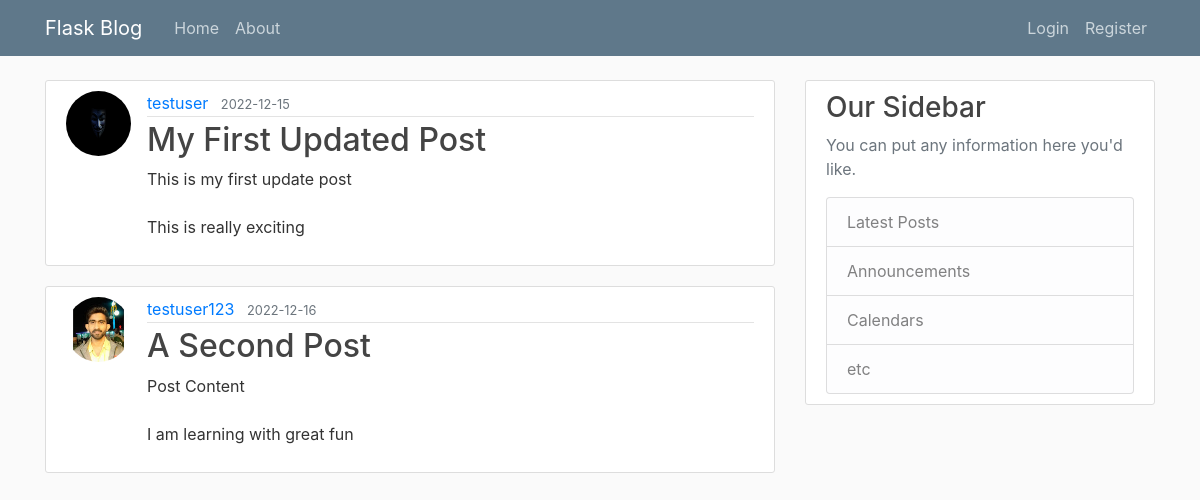
Page /home on the earlier database version.
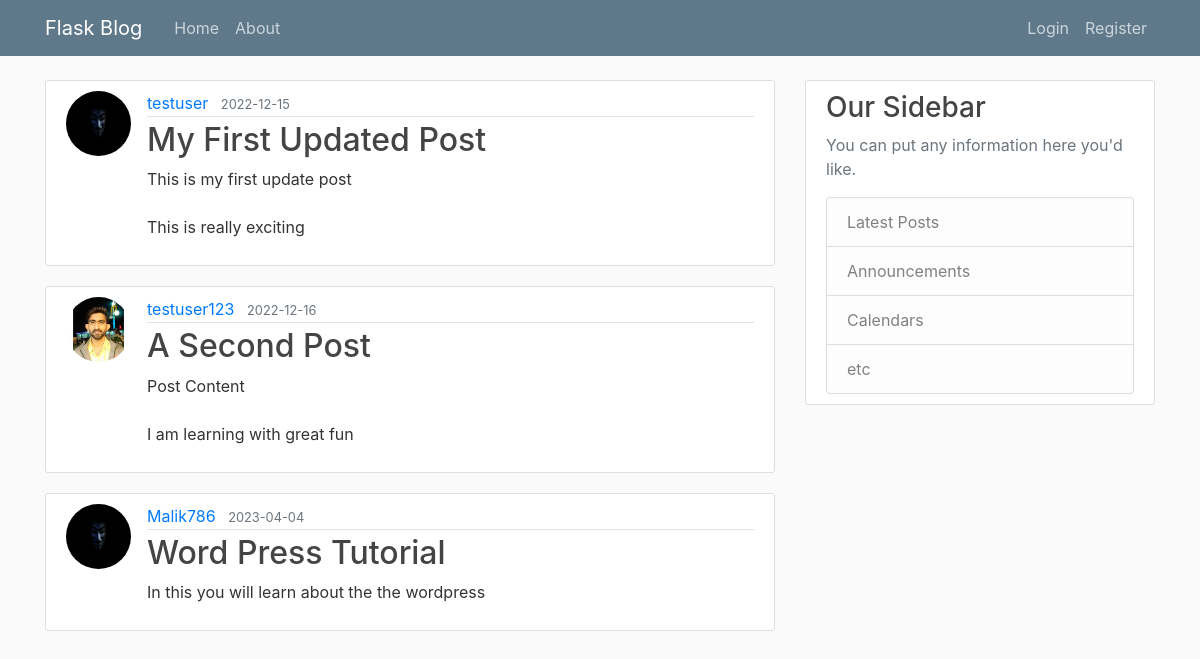
Same page on the later database version.
### flaskblog/models.py (models this page shows, shortened)
class Post(db.Model):
    id = db.Column(db.Integer, primary_key=True)
    title = db.Column(db.String(100), nullable=False)
    date_posted = db.Column(db.DateTime, nullable=False, default=datetime.utcnow)
    content = db.Column(db.Text, nullable=False)
    user_id = db.Column(db.Integer, db.ForeignKey('user.id'), nullable=False)

class User(db.Model, UserMixin):
    id = db.Column(db.Integer, primary_key=True)
    username = db.Column(db.String(20), unique=True, nullable=False)
    email = db.Column(db.String(120), unique=True, nullable=False)
    image_file = db.Column(db.String(20), nullable=False, default='default.jpg')
    password = db.Column(db.String(60), nullable=False)
    posts = db.relationship('Post', backref='author', lazy=True)

### flaskblog/routes.py (the view)
@app.route("/")
@app.route("/home")
def home():
    posts = Post.query.all()
    return render_template('home.html', posts=posts)

### flaskblog/templates/home.html
{% extends "layout.html" %}
{% block content %}
    {% for post in posts %}
        <article class="media content-section">
            <img class="rounded-circle article-img" src="{{ url_for('static', filename='profile_pics/' + post.author.image_file) }}">
          <div class="media-body">
            <div class="article-metadata">
              <a class="mr-2" href="#">{{ post.author.username }}</a>
              <small class="text-muted">{{ post.date_posted.strftime('%Y-%m-%d') }}</small>
            </div>
            <h2><a class="article-title" href="{{ url_for('post', post_id=post.id) }}">{{ post.title }}</a></h2>
            <p class="article-content">{{ post.content }}</p>
          </div>
        </article>
    {% endfor %}
{% endblock content %}

Differences in the rows shown:
added Post: image_file (placeholder picture), author.username "Malik786", date_posted "2023-04-04", title "Word Press Tutorial", content "In this you will learn about the the wordpress"
